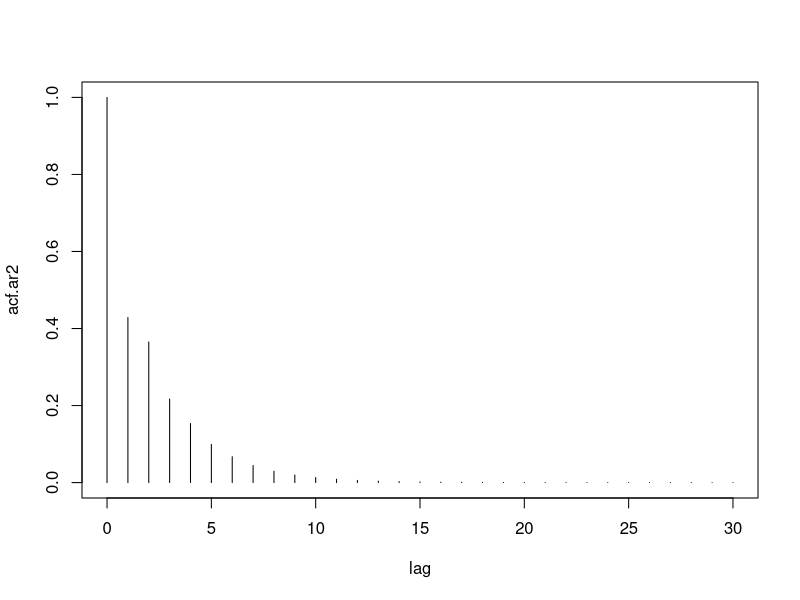
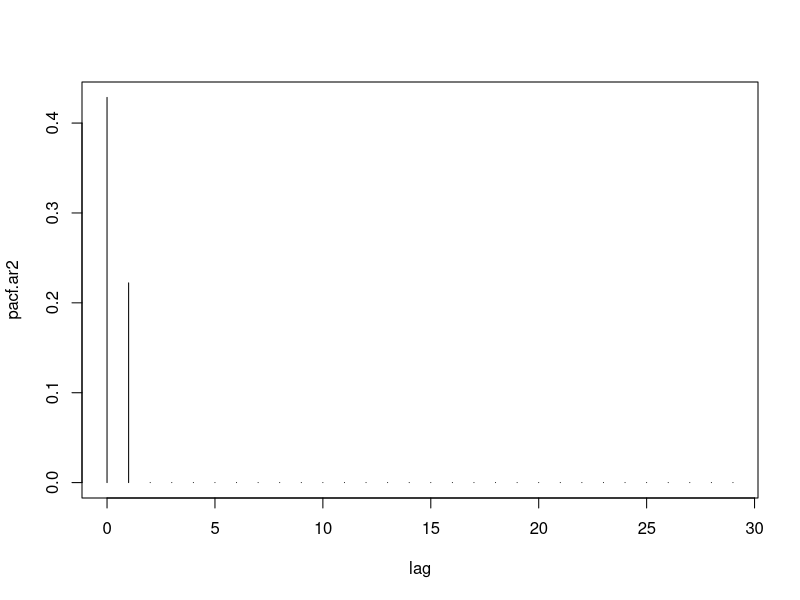
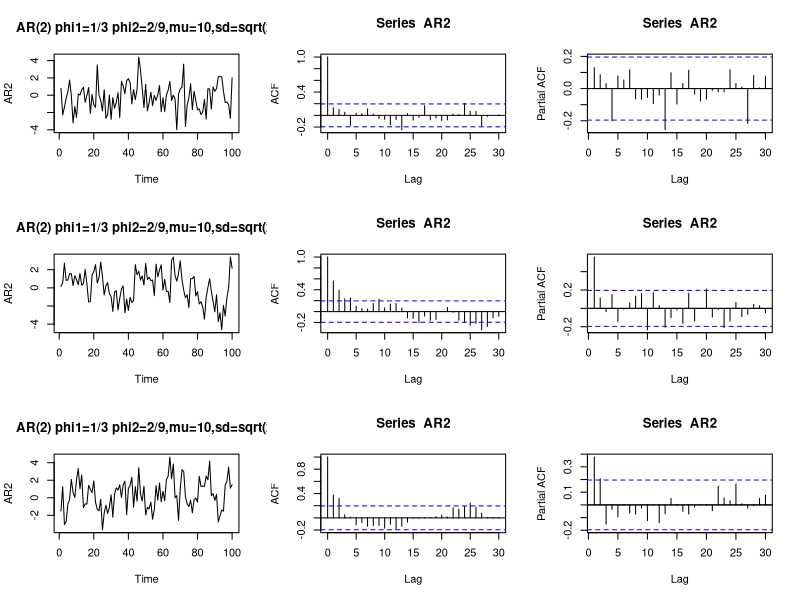

Generate these figures, in order, with R:
## ---- chunk 1
# i
nlag =30
acf.ar2 = ARMAacf(ar=c(1/3,2/9), lag.max=nlag)
plot(0:nlag, acf.ar2, type="h",xlab="lag");

pacf.ar2 = ARMAacf(ar=c(1/3,2/9), lag.max=nlag,pacf = TRUE)
plot(0:29, pacf.ar2, type="h",xlab="lag");
#ii
par(mfrow=c(3,3))
for(i in 1:3){
  AR2 = arima.sim(list(order=c(2,0,0), ar=c(1/3,2/9)),n =100,sd=sqrt(2))
  ts.plot(AR2, main="AR(2) phi1=1/3 phi2=2/9,mu=10,sd=sqrt(2)")
  acf(AR2, lag.max=nlag)
  pacf(AR2, lag.max=nlag)
  abline(h=0)
}

# iii: these figures plot the therretical ACF and PACF to lag 30. There is a acf until lag 10, and pacf occur before lag 2.
# For three times simulate of 100 observations with ts plot, acf and pacf,  most of the acf and pacf are bounded in after lag 2.
## ---- chunk 2
ARMAacf(c(1.3,-0.8),lag.max = 5)
